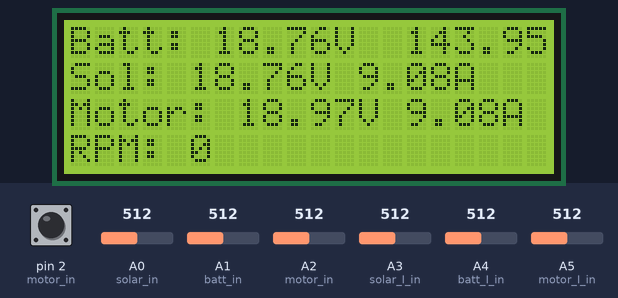
The sketch below on a simulated Arduino Uno, built with avr-gcc and run on an emulated ATmega328P. On the bench: 20×4 character LCD. The test bench sets the inputs (shaded band); at power-on: A1 (batt_in) = 512, A2 (motor_in) = 512, A3 (solar_I_in) = 512, A4 (batt_I_in) = 512, A5 (motor_I_in) = 512, pin 2 (motor_in) HIGH, A0 (solar_in) = 512. What the sketch prints to the serial monitor is not drawn.

Above: at 1.2 s.
1.3 s: A1 (batt_in) set to 287
At 6.5 s:
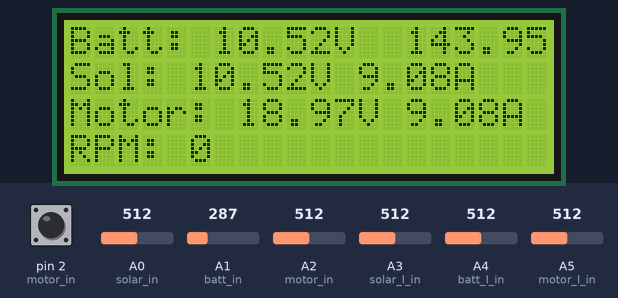
7.4 s: A1 (batt_in) set to 261
At 11.0 s:
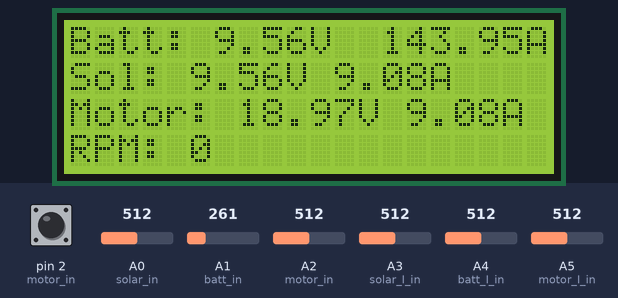
13.5 s: A2 (motor_in) set to 716
At 16.7 s:
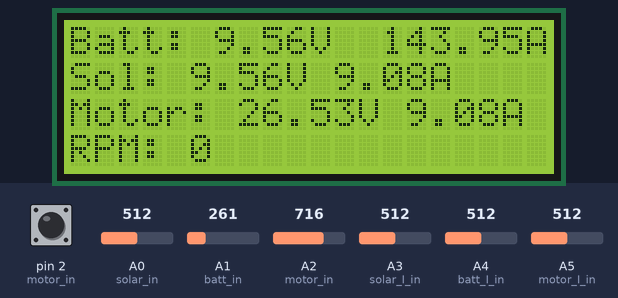
19.6 s: A3 (solar_I_in) set to 716
At 21.2 s:
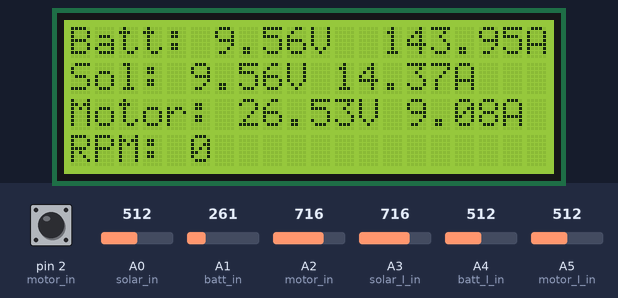
25.7 s: A4 (batt_I_in) set to 716
At 27.0 s:
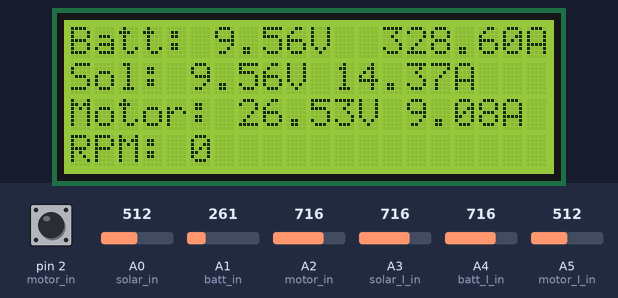
31.8 s: A5 (motor_I_in) set to 716
At 37.4 s:
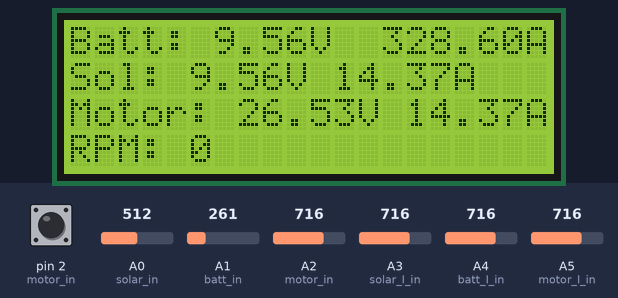
Timing chart, 0 to 38.9 s (numbered marks = the images above; inputs shaded):
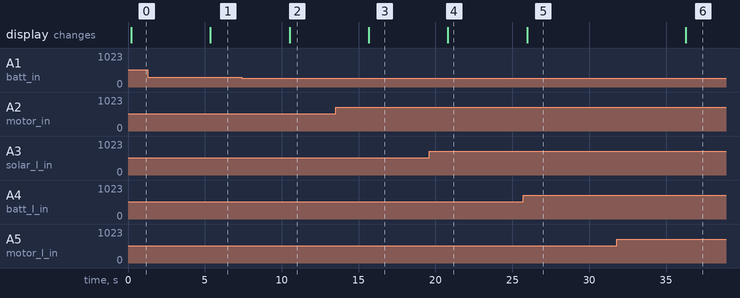

Measured:
- the behaviour switches between 273 and 272 on A1 (batt_in) (found by bisection; images 1 and 2)
- after the input at 1.3 s, the display: changes after 4.1 s (image 1)
- after the input at 7.4 s, the display: changes after 3.1 s (image 2)
- after the input at 13.5 s, the display: changes after 2.2 s (image 3)
- after the input at 19.6 s, the display: changes after 1.2 s (image 4)
- after the input at 25.7 s, the display: changes after 0.26 s (image 5)
- after the input at 31.8 s, the display: changes after 4.5 s (image 6)

The sketch:

SR_DAQ_2022.ino
```cpp
/*
 * Solar racing prototype DAQ firmware
 * Oringinal code by Xiniy Nam w/ Modifications by William Winters and others
*/


#include <LiquidCrystal.h>
#include <Wire.h>
#include <RF24.h>
#include <nRF24L01.h>
#include <SPI.h>
#include <TinyGPS++.h>
#include <NeoSWSerial.h>

//change wiring and pins to free up interupt pin
const int rs = 9, en = 8, d4 = 5, d5 = 4, d6 = 3, d7 = 6,   //define pin numbers for LCD
          rows = 20, columns = 4,                           //define LCD dimensions
          solar_in = 0, batt_in = 1, motor_in = 2,          //define pin numbers for analog inputs
          solar_I_in = 3, batt_I_in = 4, motor_I_in = 5,    //define pin numbers for analog inputs
          ADC_Vref = 5, ADC_bit_res = 10,                   //initialize values for ADC
          tach_int = 2;                                     // def pin for interupts
const byte RF_address[6] = "00001";
//char text[];
float Solar_Volts = 0, Batt_Volts = 0, Motor_Volts = 0,           //declare vars to store voltage conversion results
      Solar_I_Volts = 0, Batt_I_Volts = 0, Motor_I_Volts = 0,     //declare vars to store voltage conversion results
      Batt_Percent = 0,                                     //declare vars to store processed data
      I_batt = 0, I_motor = 0, I_solar = 0,                 //  ''
      local_time_hr = 0;                                    //time in hours
float latitude_deg, longitude_deg, boat_speed_knots;        // S and W is neg
LiquidCrystal screen(rs, en, d4, d5, d6, d7);
RF24 transmitter(7,10);                                      //CE and CSN
int RXPin = 6, TXPin = 7,                                   //RX and TX pins on Arduino with GPS
    GPSBaud = 9600,                                         //GPS baud rate
    date_day = 1, date_month = 1, date_year = 2000,         //date variables
     RPM = 0, T_last_reading=0;                             //Tachometer Variables
volatile int revs = 0;                                      //interupt variable
TinyGPSPlus gps;
NeoSWSerial gpsSerial(RXPin, TXPin);


   /* while (millis() > 5000 && gps.charsProcessed() < 10)
      Serial.println(F("No GPS detected: check wiring."));*/


void read_voltage() {
  //read analog inputs through ADC and convert back to voltage
  Solar_Volts = ((analogRead(solar_in) * ADC_Vref) / (pow(2,ADC_bit_res) - 1));
  Batt_Volts = ((analogRead(batt_in) * ADC_Vref) / (pow(2,ADC_bit_res) - 1));
  Motor_Volts = ((analogRead(motor_in) * ADC_Vref) / (pow(2,ADC_bit_res) - 1));
  Batt_I_Volts = ((analogRead(batt_I_in) * ADC_Vref) / (pow(2,ADC_bit_res) - 1));
  Solar_I_Volts = ((analogRead(solar_I_in) * ADC_Vref) / (pow(2,ADC_bit_res) - 1));
  Motor_I_Volts = ((analogRead(motor_I_in) * ADC_Vref) / (pow(2,ADC_bit_res) - 1));


  //for testing accuracy of voltage readings

  Serial.println('A' + String(solar_in) + ": " + String(Solar_Volts));
  Serial.println('A' + String(batt_in) + ": " + String(Batt_Volts) );
  Serial.println('A' + String(motor_in) + ": " + String(Motor_Volts));
  Serial.println('A' + String(solar_I_in) + ": " + String(Solar_I_Volts));
  Serial.println('A' + String(batt_I_in) + ": " + String(Batt_I_Volts));
  Serial.println('A' + String(motor_I_in) + ": " + String(Motor_I_Volts));


}

void calculate_voltage_power() {
  //convert analog input back to voltage prior to steppping down
  Batt_Volts *= 38.126;
  Batt_Volts /= 5.086;
  //Serial.println('A' + String(batt_in) + ": " + String(Batt_Volts));

  // these constants need to be set manually
  Motor_Volts *= 38.604;                                       // multiply by total resistance
  Motor_Volts /= 5.093;                                        // divide by 'ground' resistance

  Solar_Volts *= 38.604;                                       // multiply by total resistance
  Solar_Volts /= 5.093;                                        // divide by 'ground' resistance

  Batt_I_Volts *= 13.63;                                       // multiply by total resistance
  Batt_I_Volts /= 3.59;                                        // divide by 'ground' resistance

  Motor_I_Volts *= 38.604;                                       // multiply by total resistance
  Motor_I_Volts /= 5.093;                                        // divide by 'ground' resistance

  Solar_I_Volts *= 38.604;                                       // multiply by total resistance
  Solar_I_Volts /= 5.093;                                        // divide by 'ground' resistance


  /*
   * calculate recorded parameters from raw voltages
  */
  Batt_Percent = ((Batt_Volts - 32.7) / (38.7 - 32.7)) * 100;
  if (Batt_Percent < 0)
    Batt_Percent = 0;

  //these constants need to be set manually
  I_batt = 2 * (Batt_I_Volts - 6.55) * 121.95 * 0.2;             // N coils * (V sensed - V zero current ) * gain (Amps / Volt)
  I_motor = 1 * (Motor_I_Volts - 6.0) * 0.7;                     // N coils * (V sensed - V zero current ) * gain (Amps / Volt)
  I_solar = 1 * (Solar_I_Volts - 6.0) * 0.7;                     // N coils * (V sensed - V zero current ) * gain (Amps / Volt)


  Serial.println('A' + String(solar_in) + "p: " + String(Solar_Volts));
  Serial.println('A' + String(batt_in) + "p: " + String(Batt_Volts) );
  Serial.println('A' + String(motor_in) + "p: " + String(Motor_Volts));
  Serial.println('A' + String(solar_I_in) + "p: " + String(Solar_I_Volts) + " current: " + String(I_solar));
  Serial.println('A' + String(batt_I_in) + "p: " + String(Batt_I_Volts,5) + " current: " + String(I_batt,5));
  Serial.println('A' + String(motor_I_in) + "p: " + String(Motor_I_Volts) + " current: " + String(I_motor));
}

void update_screen() {
  screen.clear();                                                                          //reset cursor to top left and clear screen
  screen.print("Batt: " + String(Batt_Volts, 2) + "V  " + String(I_batt, 2) + "A");  //print Battery charge percent
  screen.setCursor(0,1);                                                                   //move cursor to next line
  screen.print("Sol: " + String(Batt_Volts, 2) + "V " + String(I_solar, 2) + "A");
  screen.setCursor(0,2);
  screen.print("Motor: " + String(Motor_Volts,2) + "V " + String(I_motor, 2) + "A");
  screen.setCursor(0,3);
  screen.print("RPM: " + String(RPM));
  //print power consumed by load
  //screen.setCursor(0,3);                                                                   //move cursor to next line
  //screen.print("Speed: " + String(boat_speed_knots, 2) + " knots");                        //print boat speed in knots
}
/*
void transmit_data() {
  transmitter.write(&Batt_Volts, sizeof(Batt_Volts));
  //Serial.println("Batt_Volts Transmitted");
  transmitter.write(&P_Load, sizeof(P_Load));
  //Serial.println("P_Load Transmitted");
  transmitter.write(&P_Charge, sizeof(P_Charge));
  //Serial.println("P_Charge Transmitted");
  //transmitter.write(&boat_speed_knots, sizeof(boat_speed_knots));
  //Serial.println("Boat speed Transmitted");
}
*/
void tach_ISR(){                                            // runs on tach interupt
  revs++;

  /*
   *  Either add debounce delay here or use capacitor. If using delay, may need to rewrite main loop, bc
   *  timers don't update in ISRs
  */
}

void get_RPM(){                                                 // assumes delay in loop
  int T_elapsed = millis() - T_last_reading;

  RPM =  revs * 30000.0 / (float) T_elapsed;                 // calculate RPM
  Serial.println("RPM: " + String(RPM) + " Revs: " + String(revs));
  revs = 0;                                                     // reset count
  T_last_reading = millis();                                    // reset time
}

//void update_GPS(){
//  if(gpsSerial.available() > 0){
//
//      //Serial.println(gps.charsProcessed()); //– the total number of characters received by the object
//      //Serial.println(gps.sentencesWithFix()); //– the number of $GPRMC or $GPGGA sentences that had a fix
//      //Serial.println(gps.failedChecksum()); //– the number of sentences of all types that failed the checksum test
//      //Serial.println(gps.passedChecksum()); //– the number of sentences of all types that passed the checksum test
//    if(gps.encode(gpsSerial.read())){
//      //read latitude and longitude
//      if(gps.location.isValid()){
//        latitude_deg = gps.location.lat();
//        longitude_deg = gps.location.lng();
//        /*
//        Serial.print("Latitude: ");
//        Serial.println(latitude_deg);
//        Serial.print("Longitude: ");
//        Serial.println(longitude_deg); */
//      }
//
//      //read boat speed in knots
//      if (gps.speed.isUpdated()) {
//        boat_speed_knots = gps.speed.knots();
//        /* Serial.print("Boat Speed: ");
//        Serial.print(boat_speed_knots);
//        Serial.println(" knots"); */
//      }
//
//      if(gps.date.isUpdated()){
//        date_month = gps.date.month();
//        date_day = gps.date.day();
//        date_year = gps.date.year();
//
//        /*Serial.print(date_month);
//        Serial.print('/');
//        Serial.print(date_day);
//        Serial.print('/');
//        Serial.println(date_year);   */
//      }
//
//      if(gps.time.isUpdated()){
//        local_time_hr = gps.time.hour() + (gps.time.minute()/60);
//
//        //Serial.print("Local Time: ");
//        //Serial.println(local_time_hr);
//      }
//    }
//      }
//}


void setup() {
  //pinMode(7, OUTPUT);
  //pinMode(9, OUTPUT);
  //gpsSerial.begin(GPSBaud);
  screen.begin(rows,columns);                               //set LCD dimensions

  //transmitter.begin();
  //transmitter.openWritingPipe(RF_address);
  //transmitter.stopListening();

  attachInterrupt(digitalPinToInterrupt(tach_int),tach_ISR,FALLING);     //set up Interupt on pin 2 for tachometer

  Serial.begin(9600); //used for debugging
}

void loop() {
  read_voltage();
  calculate_voltage_power();
  //update_GPS();
  get_RPM();
  update_screen();

  //transmit_data();
  delay(5000);                                               //delay for 5 sec in ms
}
```
